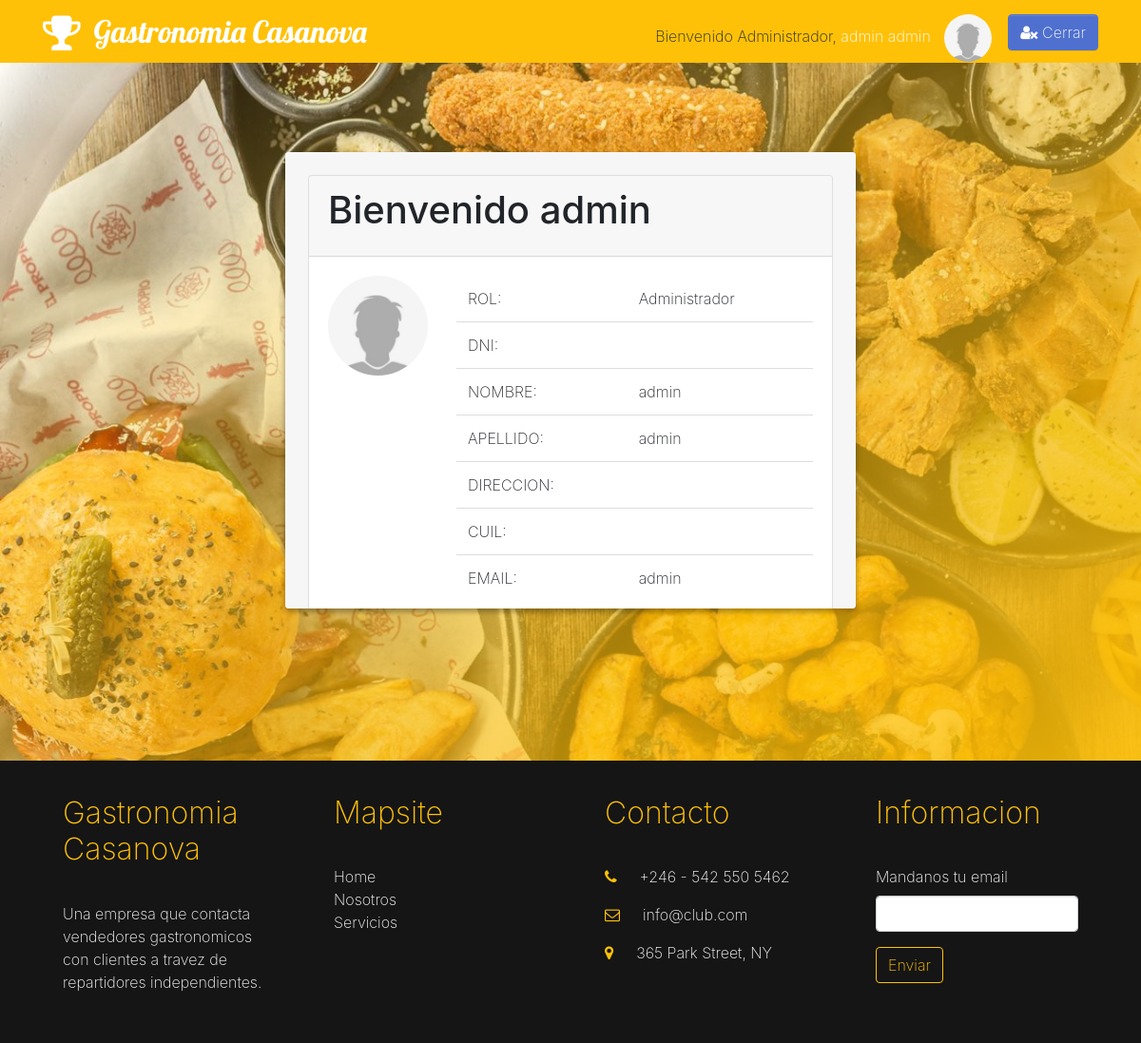
The app's page /usuario/perfil (signed in) with its own data.
### tables this page shows
CREATE TABLE `usuario` (
  `id_usuario` int(11) NOT NULL,
  `dni` varchar(50) DEFAULT NULL,
  `cuil` varchar(50) DEFAULT NULL,
  `nombre` varchar(100) DEFAULT NULL,
  `apellido` varchar(100) DEFAULT NULL,
  `direccion` varchar(100) DEFAULT NULL,
  `email` varchar(100) NOT NULL,
  `contrasenia` varchar(100) DEFAULT NULL,
  `id_rol` int(11) DEFAULT NULL,
  `id_comercio` int(11) DEFAULT NULL,
  `activo` tinyint(1) DEFAULT NULL
);

### core/view.php (called while the page is built, shortened)
<?php
class View{
    private $path;
    public function __construct(){
        $this->path = Path::getInstance();
    }
    function generate($content_view, $template_view, $data = null){
        include $this->path->getPath("view", $template_view );
    }
}

### application/controller/controller_usuario.php (called while the page is built, shortened)
<?php
class Controller_Usuario extends Controller{
    function perfil(){
        $data = $this->model->getUsuarioById(@$_SESSION['user']['id_usuario']);
        $this->view->generate('perfil_view.php', 'template_view.php', $data);
    }
}
?>

### index.php (called while the page is built, shortened)
<?php
require_once 'core/view.php';
$router = new Router($_SERVER['REQUEST_URI']);
$router->start();

### application/dao/daoUsuario.php (called while the page is built, shortened)
<?php
	class daoUsuario{
	public function getRolByidUsuario($id_usuario){
		$conexion = new Conexion();
		$conn=$conexion->conectar();
		$SQL= "	SELECT r.nombre
				FROM rol r JOIN usuario u ON r.id_rol = u.id_rol
				WHERE id_usuario = '$id_usuario' ";
		$result = mysqli_query($conn, $SQL) ;
		if ($result) {
			$data = mysqli_fetch_array($result);
		}
        return $data['nombre'];
	}
	public function getUsuarioById($id){
		$conexion = new Conexion();
		$conn=$conexion->conectar();
		$SQL= "SELECT *	FROM usuario
			   WHERE id_usuario = '$id' ";
		$result = mysqli_query($conn, $SQL) ;
		if ($result) {
			$data = mysqli_fetch_array($result);
		}
		$data['rol'] = $this->getRolByidUsuario($id);
        return $data;
	}
}
?>

### application/model/model_usuario.php (called while the page is built, shortened)
<?php
include 'application/dao/daoUsuario.php';
class Model_Usuario extends Model{
    public function getUsuarioById($id){
		$daoUsuario = new daoUsuario();
       	$data= $daoUsuario->getUsuarioById($id);
       	return $data;
	}
}

### application/view/perfil_view.php (the view, shortened to what this page needs)
  <div class="align-items-center d-flex cover section-aquamarine py-5" style="  background-image: url(/application/resources/img/fondo.jpg);  background-position: top left;  background-size: 100%;  background-repeat: repeat;">
  <div class="container">
      <div class="row pt-5" >
        <aside class="profile-card">
        <div class=" mx-auto col-12 p-3 section-light col-lg-12">
          <div class="card ">
            <div class="card-header">
              <h1> Bienvenido <?php echo $data['nombre'];?> </h1>
            </div>
            <div class="card-body">
              <div class="row">
                <div class="col-md-3 col-lg-3 " align="center"> <img alt="User Pic"  src="/application/resources/img/usuarios/<?php echo$data['id_usuario'];?>.jpg" class="img-fluid d-block rounded-circle"> </div>
                <div class=" col-md-9 col-lg-9 ">
                  <table class="table table-user-information">
                    <tbody>
                      <tr>
                        <td>ROL:</td>
                        <td><?php echo $data['rol'];?></td>
                      </tr>
                      <tr>
                        <td>DNI:</td>
                        <td><?php echo $data['dni'];?></td>
                      </tr>
                      <tr>
                        <td>NOMBRE:</td>
                        <td><?php echo $data['nombre'];?></td>
                      </tr>
                         <tr>
                             <tr>
                        <td>APELLIDO:</td>
                        <td><?php echo $data['apellido'];?></td>
                      </tr>
                        <tr>
                        <td>DIRECCION:</td>
                        <td><?php echo $data['direccion'];?></td>
                      </tr>
                      <tr>
                        <td>CUIL:</td>
                        <td> <?php echo $data['cuil'];?></td>
                      </tr>
                        <td>EMAIL:</td>
                        <td> <?php echo $data['email'];?>
                        </td>
                      </tr>
                    </tbody>
                  </table>
                </div>
              </div>
            </div>
          </div>
        </div>
      </aside>
      </div>
  </div>
</div>

### application/resources/css/estiloMapa.css (style rules this page uses)
html, body { height: 100%; margin: 0; padding: 0; }

### application/view/perfil_view.php (style rules this page uses)
.table-user-information > tbody > tr { border-top: 1px solid rgb(221, 221, 221); }
.table-user-information > tbody > tr:first-child { border-top: 0; }
.table-user-information > tbody > tr > td { border-top: 0; }
.profile-card { background: #FFB300; width: 56px; height: 56px; position: absolute; left: 50%; top: 50%; z-index: 2; overflow: hidden; opacity: 0; margin-top: 70px; -webkit-transform: translate(-50%, -50%); transform: translate(-50%, -50%); -webkit-border-radius: 50%; border-radius: 50%; box-shadow: 0px 3px 6px rgba(0, 0, 0, 0.16), 0px 3px 6px rgba(0, 0, 0, 0.23); animation: init 0.5s 0.2s cubic-bezier(0.55, 0.055, 0.675, 0.19) forwards, moveDown 1s 0.8s cubic-bezier(0.6, -0.28, 0.735, 0.045) forwards, moveUp 1s 1.8s cubic-bezier(0.175, 0.885, 0.32, 1.275) forwards, materia 0.5s 2.7s cubic-bezier(0.86, 0, 0.07, 1) forwards; }

### records on screen
usuario: nombre "admin", apellido "admin", email "admin"

### other values on screen
WEBNAME "Gastronomia Casanova"
$_SESSION['user']['rol'] "Administrador"
$_SESSION['user']['nombre'] "admin"
$_SESSION['user']['apellido'] "admin"
$data['rol'] "Administrador"
